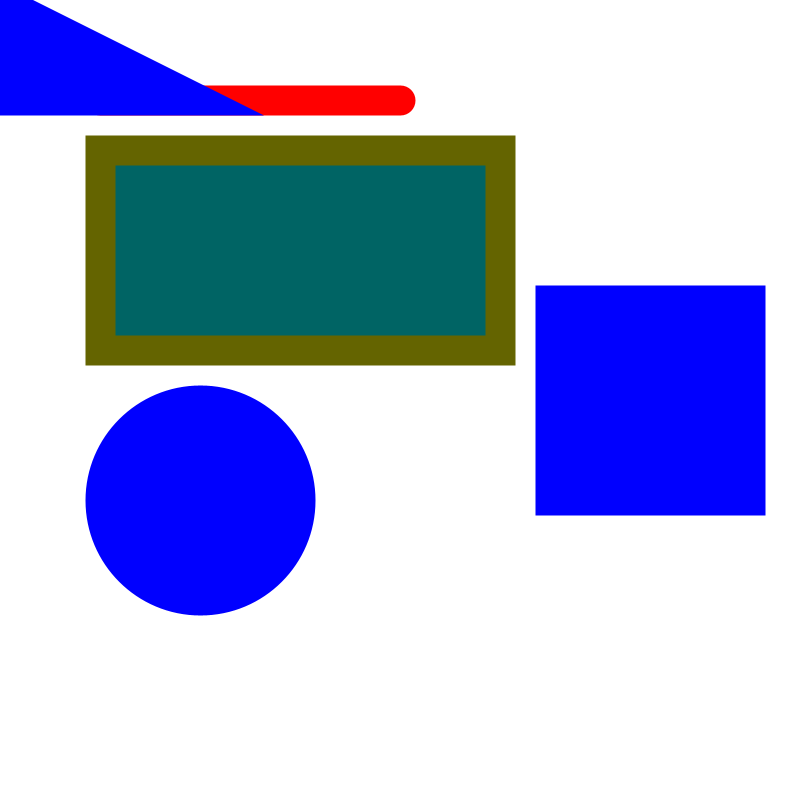
Frame 1 (no input)
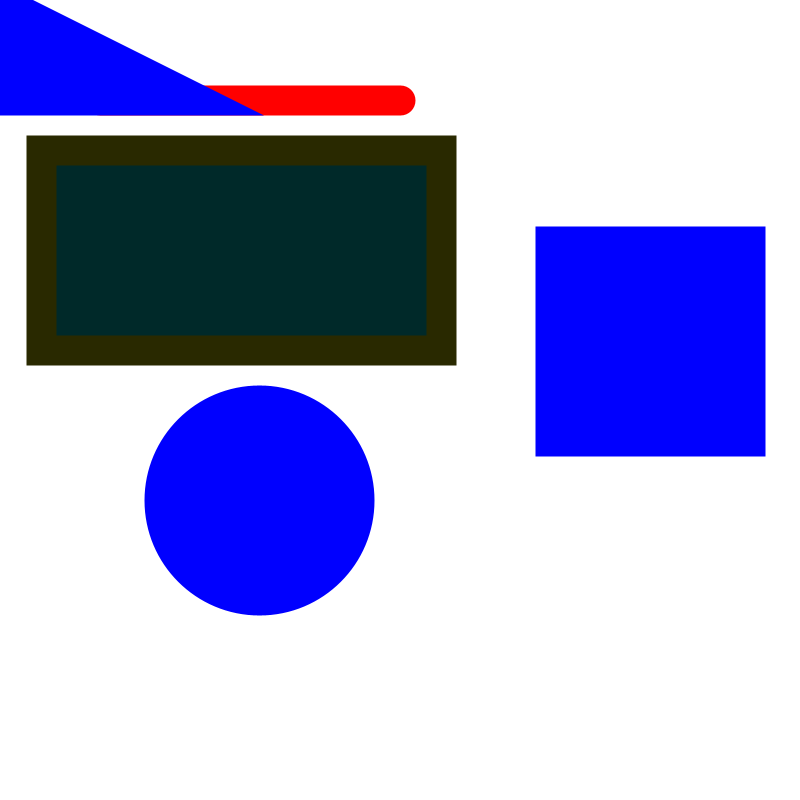
Frame 60 (the mouse pressed at the canvas centre just before this capture)
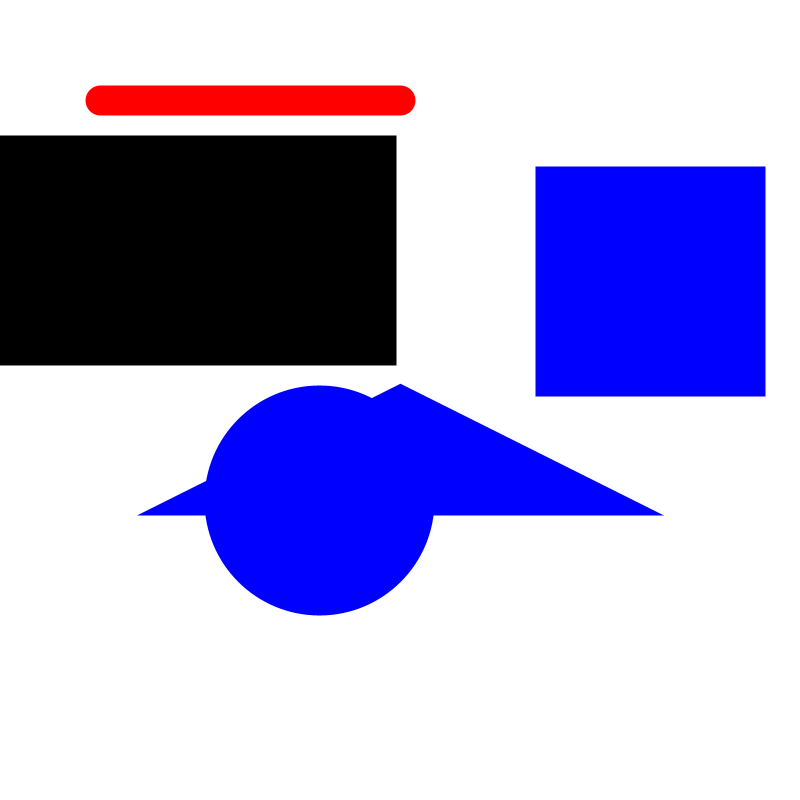
Frame 120 (the mouse held since frame 60 and released just before this capture)

The Processing sketch that drew these frames (run headless with seeded random() and noise(); from frame 60 on, the mouse is pressed at the canvas centre):

// Processing sketch: processing_74176
// ── processing_74176.pde

int circleX=200;
int circleY= 500;
int rectX= 550;
int rectY=300;
int rectX1=100;
int rectY1=150;
int circleSize=200;

// setup the skecth, this runs once.
void setup(){
  size (800,800);
  background (255);
  stroke (0);
  fill (255);
}

// draw shapes 
 void draw(){
   background (255);
   strokeWeight (30); // increases the stroke of the line.
   stroke (255,0,0);// Red color
   line (100,100,400,100);
  
   fill(0,rectX1,rectX1);
   stroke (rectX1,rectX1,0);
   rect (rectX1,rectY1,400,200);
   rectX1=rectX1-1;// moves green rectangle.
   
   fill(0,0,255);
   stroke (0,0,255);
   ellipse (circleX,circleY,circleSize,circleSize);
   circleSize=rectX1-1;
   circleX=circleX+1;// circle moves.
  circleSize= constrain (circleSize,200,250);
   rect (rectX,rectY,200,200);
   rectY=rectY-1;// (rect) square moves.
   
   triangle (mouseX,mouseY,mouseX-200,mouseY+100,mouseX+200,mouseY+100);// trinangle follows the cursor.
   
 }
 
